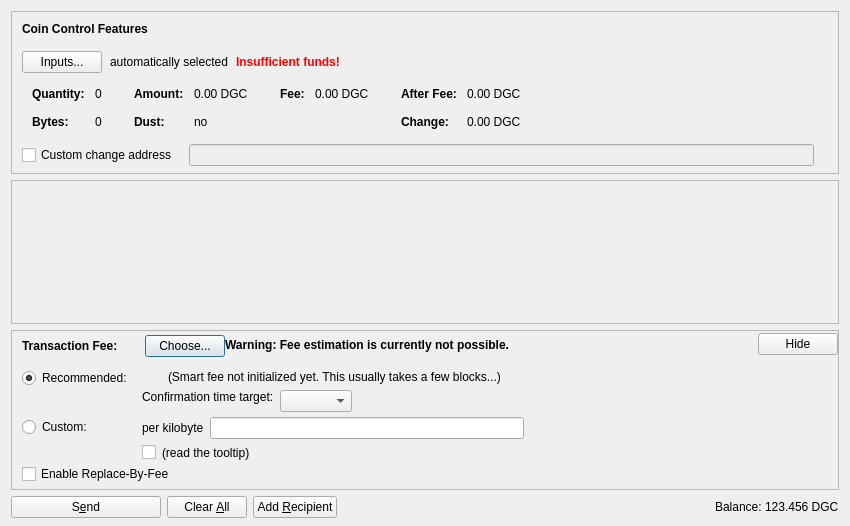
<?xml version="1.0" encoding="UTF-8"?>
<ui version="4.0">
 <class>SendCoinsDialog</class>
 <widget class="QDialog" name="SendCoinsDialog">
  <property name="geometry">
   <rect>
    <x>0</x>
    <y>0</y>
    <width>850</width>
    <height>526</height>
   </rect>
  </property>
  <property name="windowTitle">
   <string>Send Coins</string>
  </property>
  <layout class="QVBoxLayout" name="verticalLayout" stretch="0,1,0,0">
   <property name="bottomMargin">
    <number>8</number>
   </property>
   <item>
    <widget class="QFrame" name="frameCoinControl">
     <property name="sizePolicy">
      <sizepolicy hsizetype="Expanding" vsizetype="Expanding">
       <horstretch>0</horstretch>
       <verstretch>0</verstretch>
      </sizepolicy>
     </property>
     <property name="maximumSize">
      <size>
       <width>16777215</width>
       <height>16777215</height>
      </size>
     </property>
     <property name="frameShape">
      <enum>QFrame::StyledPanel</enum>
     </property>
     <property name="frameShadow">
      <enum>QFrame::Sunken</enum>
     </property>
     <layout class="QVBoxLayout" name="verticalLayoutCoinControl2">
      <property name="spacing">
       <number>0</number>
      </property>
      <property name="leftMargin">
       <number>0</number>
      </property>
      <property name="topMargin">
       <number>0</number>
      </property>
      <property name="rightMargin">
       <number>0</number>
      </property>
      <property name="bottomMargin">
       <number>6</number>
      </property>
      <item>
       <layout class="QVBoxLayout" name="verticalLayoutCoinControl" stretch="0,0,0,0,1">
        <property name="spacing">
         <number>0</number>
        </property>
        <property name="leftMargin">
         <number>10</number>
        </property>
        <property name="topMargin">
         <number>10</number>
        </property>
        <item>
         <layout class="QHBoxLayout" name="horizontalLayoutCoinControl1">
          <property name="bottomMargin">
           <number>15</number>
          </property>
          <item>
           <widget class="QLabel" name="labelCoinControlFeatures">
            <property name="sizePolicy">
             <sizepolicy hsizetype="Preferred" vsizetype="Maximum">
              <horstretch>0</horstretch>
              <verstretch>0</verstretch>
             </sizepolicy>
            </property>
            <property name="font">
             <font>
              <weight>75</weight>
              <bold>true</bold>
             </font>
            </property>
            <property name="styleSheet">
             <string notr="true">font-weight:bold;</string>
            </property>
            <property name="text">
             <string>Coin Control Features</string>
            </property>
           </widget>
          </item>
         </layout>
        </item>
        <item>
         <layout class="QHBoxLayout" name="horizontalLayoutCoinControl2" stretch="0,0,0,0">
          <property name="spacing">
           <number>8</number>
          </property>
          <property name="bottomMargin">
           <number>10</number>
          </property>
          <item>
           <widget class="QPushButton" name="pushButtonCoinControl">
            <property name="styleSheet">
             <string notr="true"/>
            </property>
            <property name="text">
             <string>Inputs...</string>
            </property>
            <property name="autoDefault">
             <bool>false</bool>
            </property>
           </widget>
          </item>
          <item>
           <widget class="QLabel" name="labelCoinControlAutomaticallySelected">
            <property name="text">
             <string>automatically selected</string>
            </property>
            <property name="margin">
             <number>5</number>
            </property>
           </widget>
          </item>
          <item>
           <widget class="QLabel" name="labelCoinControlInsuffFunds">
            <property name="font">
             <font>
              <weight>75</weight>
              <bold>true</bold>
             </font>
            </property>
            <property name="styleSheet">
             <string notr="true">color:red;font-weight:bold;</string>
            </property>
            <property name="text">
             <string>Insufficient funds!</string>
            </property>
            <property name="margin">
             <number>5</number>
            </property>
           </widget>
          </item>
          <item>
           <spacer name="horizontalSpacerCoinControl">
            <property name="orientation">
             <enum>Qt::Horizontal</enum>
            </property>
            <property name="sizeHint" stdset="0">
             <size>
              <width>40</width>
              <height>1</height>
             </size>
            </property>
           </spacer>
          </item>
         </layout>
        </item>
        <item>
         <widget class="QWidget" name="widgetCoinControl" native="true">
          <property name="sizePolicy">
           <sizepolicy hsizetype="Preferred" vsizetype="Preferred">
            <horstretch>0</horstretch>
            <verstretch>0</verstretch>
           </sizepolicy>
          </property>
          <property name="minimumSize">
           <size>
            <width>0</width>
            <height>0</height>
           </size>
          </property>
          <property name="styleSheet">
           <string notr="true"/>
          </property>
          <layout class="QHBoxLayout" name="horizontalLayoutCoinControl5">
           <property name="leftMargin">
            <number>0</number>
           </property>
           <property name="topMargin">
            <number>0</number>
           </property>
           <property name="rightMargin">
            <number>0</number>
           </property>
           <property name="bottomMargin">
            <number>0</number>
           </property>
           <item>
            <layout class="QHBoxLayout" name="horizontalLayoutCoinControl3" stretch="0,0,0,1">
             <property name="spacing">
              <number>20</number>
             </property>
             <property name="topMargin">
              <number>0</number>
             </property>
             <property name="bottomMargin">
              <number>10</number>
             </property>
             <item>
              <layout class="QFormLayout" name="formLayoutCoinControl1">
               <property name="horizontalSpacing">
                <number>10</number>
               </property>
               <property name="verticalSpacing">
                <number>14</number>
               </property>
               <property name="leftMargin">
                <number>10</number>
               </property>
               <property name="topMargin">
                <number>4</number>
               </property>
               <property name="rightMargin">
                <number>6</number>
               </property>
               <item row="0" column="0">
                <widget class="QLabel" name="labelCoinControlQuantityText">
                 <property name="font">
                  <font>
                   <weight>75</weight>
                   <bold>true</bold>
                  </font>
                 </property>
                 <property name="text">
                  <string>Quantity:</string>
                 </property>
                 <property name="margin">
                  <number>0</number>
                 </property>
                </widget>
               </item>
               <item row="0" column="1">
                <widget class="QLabel" name="labelCoinControlQuantity">
                 <property name="cursor">
                  <cursorShape>IBeamCursor</cursorShape>
                 </property>
                 <property name="contextMenuPolicy">
                  <enum>Qt::ActionsContextMenu</enum>
                 </property>
                 <property name="text">
                  <string notr="true">0</string>
                 </property>
                 <property name="margin">
                  <number>0</number>
                 </property>
                 <property name="textInteractionFlags">
                  <set>Qt::LinksAccessibleByMouse|Qt::TextSelectableByKeyboard|Qt::TextSelectableByMouse</set>
                 </property>
                </widget>
               </item>
               <item row="1" column="0">
                <widget class="QLabel" name="labelCoinControlBytesText">
                 <property name="font">
                  <font>
                   <weight>75</weight>
                   <bold>true</bold>
                  </font>
                 </property>
                 <property name="text">
                  <string>Bytes:</string>
                 </property>
                </widget>
               </item>
               <item row="1" column="1">
                <widget class="QLabel" name="labelCoinControlBytes">
                 <property name="cursor">
                  <cursorShape>IBeamCursor</cursorShape>
                 </property>
                 <property name="contextMenuPolicy">
                  <enum>Qt::ActionsContextMenu</enum>
                 </property>
                 <property name="text">
                  <string notr="true">0</string>
                 </property>
                 <property name="textInteractionFlags">
                  <set>Qt::LinksAccessibleByMouse|Qt::TextSelectableByKeyboard|Qt::TextSelectableByMouse</set>
                 </property>
                </widget>
               </item>
              </layout>
             </item>
             <item>
              <layout class="QFormLayout" name="formLayoutCoinControl2">
               <property name="horizontalSpacing">
                <number>10</number>
               </property>
               <property name="verticalSpacing">
                <number>14</number>
               </property>
               <property name="leftMargin">
                <number>6</number>
               </property>
               <property name="topMargin">
                <number>4</number>
               </property>
               <property name="rightMargin">
                <number>6</number>
               </property>
               <item row="0" column="0">
                <widget class="QLabel" name="labelCoinControlAmountText">
                 <property name="font">
                  <font>
                   <weight>75</weight>
                   <bold>true</bold>
                  </font>
                 </property>
                 <property name="text">
                  <string>Amount:</string>
                 </property>
                 <property name="margin">
                  <number>0</number>
                 </property>
                </widget>
               </item>
               <item row="0" column="1">
                <widget class="QLabel" name="labelCoinControlAmount">
                 <property name="cursor">
                  <cursorShape>IBeamCursor</cursorShape>
                 </property>
                 <property name="contextMenuPolicy">
                  <enum>Qt::ActionsContextMenu</enum>
                 </property>
                 <property name="text">
                  <string notr="true">0.00 DGC</string>
                 </property>
                 <property name="textInteractionFlags">
                  <set>Qt::LinksAccessibleByMouse|Qt::TextSelectableByKeyboard|Qt::TextSelectableByMouse</set>
                 </property>
                </widget>
               </item>
               <item row="1" column="0">
                <widget class="QLabel" name="labelCoinControlLowOutputText">
                 <property name="font">
                  <font>
                   <weight>75</weight>
                   <bold>true</bold>
                  </font>
                 </property>
                 <property name="text">
                  <string>Dust:</string>
                 </property>
                </widget>
               </item>
               <item row="1" column="1">
                <widget class="QLabel" name="labelCoinControlLowOutput">
                 <property name="cursor">
                  <cursorShape>IBeamCursor</cursorShape>
                 </property>
                 <property name="contextMenuPolicy">
                  <enum>Qt::ActionsContextMenu</enum>
                 </property>
                 <property name="text">
                  <string notr="true">no</string>
                 </property>
                 <property name="textInteractionFlags">
                  <set>Qt::LinksAccessibleByMouse|Qt::TextSelectableByKeyboard|Qt::TextSelectableByMouse</set>
                 </property>
                </widget>
               </item>
              </layout>
             </item>
             <item>
              <layout class="QFormLayout" name="formLayoutCoinControl3">
               <property name="horizontalSpacing">
                <number>10</number>
               </property>
               <property name="verticalSpacing">
                <number>14</number>
               </property>
               <property name="leftMargin">
                <number>6</number>
               </property>
               <property name="topMargin">
                <number>4</number>
               </property>
               <property name="rightMargin">
                <number>6</number>
               </property>
               <item row="0" column="0">
                <widget class="QLabel" name="labelCoinControlFeeText">
                 <property name="font">
                  <font>
                   <weight>75</weight>
                   <bold>true</bold>
                  </font>
                 </property>
                 <property name="text">
                  <string>Fee:</string>
                 </property>
                 <property name="margin">
                  <number>0</number>
                 </property>
                </widget>
               </item>
               <item row="0" column="1">
                <widget class="QLabel" name="labelCoinControlFee">
                 <property name="cursor">
                  <cursorShape>IBeamCursor</cursorShape>
                 </property>
                 <property name="contextMenuPolicy">
                  <enum>Qt::ActionsContextMenu</enum>
                 </property>
                 <property name="text">
                  <string notr="true">0.00 DGC</string>
                 </property>
                 <property name="textInteractionFlags">
                  <set>Qt::LinksAccessibleByMouse|Qt::TextSelectableByKeyboard|Qt::TextSelectableByMouse</set>
                 </property>
                </widget>
               </item>
              </layout>
             </item>
             <item>
              <layout class="QFormLayout" name="formLayoutCoinControl4">
               <property name="horizontalSpacing">
                <number>10</number>
               </property>
               <property name="verticalSpacing">
                <number>14</number>
               </property>
               <property name="leftMargin">
                <number>6</number>
               </property>
               <property name="topMargin">
                <number>4</number>
               </property>
               <property name="rightMargin">
                <number>6</number>
               </property>
               <item row="0" column="0">
                <widget class="QLabel" name="labelCoinControlAfterFeeText">
                 <property name="font">
                  <font>
                   <weight>75</weight>
                   <bold>true</bold>
                  </font>
                 </property>
                 <property name="text">
                  <string>After Fee:</string>
                 </property>
                 <property name="margin">
                  <number>0</number>
                 </property>
                </widget>
               </item>
               <item row="0" column="1">
                <widget class="QLabel" name="labelCoinControlAfterFee">
                 <property name="cursor">
                  <cursorShape>IBeamCursor</cursorShape>
                 </property>
                 <property name="contextMenuPolicy">
                  <enum>Qt::ActionsContextMenu</enum>
                 </property>
                 <property name="text">
                  <string notr="true">0.00 DGC</string>
                 </property>
                 <property name="textInteractionFlags">
                  <set>Qt::LinksAccessibleByMouse|Qt::TextSelectableByKeyboard|Qt::TextSelectableByMouse</set>
                 </property>
                </widget>
               </item>
               <item row="1" column="0">
                <widget class="QLabel" name="labelCoinControlChangeText">
                 <property name="font">
                  <font>
                   <weight>75</weight>
                   <bold>true</bold>
                  </font>
                 </property>
                 <property name="text">
                  <string>Change:</string>
                 </property>
                </widget>
               </item>
               <item row="1" column="1">
                <widget class="QLabel" name="labelCoinControlChange">
                 <property name="cursor">
                  <cursorShape>IBeamCursor</cursorShape>
                 </property>
                 <property name="contextMenuPolicy">
                  <enum>Qt::ActionsContextMenu</enum>
                 </property>
                 <property name="text">
                  <string notr="true">0.00 DGC</string>
                 </property>
                 <property name="textInteractionFlags">
                  <set>Qt::LinksAccessibleByMouse|Qt::TextSelectableByKeyboard|Qt::TextSelectableByMouse</set>
                 </property>
                </widget>
               </item>
              </layout>
             </item>
            </layout>
           </item>
          </layout>
         </widget>
        </item>
        <item>
         <layout class="QHBoxLayout" name="horizontalLayoutCoinControl4" stretch="0,0,0">
          <property name="spacing">
           <number>12</number>
          </property>
          <property name="sizeConstraint">
           <enum>QLayout::SetDefaultConstraint</enum>
          </property>
          <property name="topMargin">
           <number>5</number>
          </property>
          <property name="rightMargin">
           <number>5</number>
          </property>
          <item>
           <widget class="QCheckBox" name="checkBoxCoinControlChange">
            <property name="toolTip">
             <string>If this is activated, but the change address is empty or invalid, change will be sent to a newly generated address.</string>
            </property>
            <property name="text">
             <string>Custom change address</string>
            </property>
           </widget>
          </item>
          <item>
           <widget class="QValidatedLineEdit" name="lineEditCoinControlChange">
            <property name="enabled">
             <bool>false</bool>
            </property>
            <property name="sizePolicy">
             <sizepolicy hsizetype="Expanding" vsizetype="Fixed">
              <horstretch>0</horstretch>
              <verstretch>0</verstretch>
             </sizepolicy>
            </property>
           </widget>
          </item>
          <item>
           <widget class="QLabel" name="labelCoinControlChangeLabel">
            <property name="sizePolicy">
             <sizepolicy hsizetype="Preferred" vsizetype="Expanding">
              <horstretch>0</horstretch>
              <verstretch>0</verstretch>
             </sizepolicy>
            </property>
            <property name="minimumSize">
             <size>
              <width>0</width>
              <height>0</height>
             </size>
            </property>
            <property name="text">
             <string/>
            </property>
            <property name="margin">
             <number>3</number>
            </property>
           </widget>
          </item>
         </layout>
        </item>
        <item>
         <spacer name="verticalSpacerCoinControl">
          <property name="orientation">
           <enum>Qt::Vertical</enum>
          </property>
          <property name="sizeHint" stdset="0">
           <size>
            <width>800</width>
            <height>1</height>
           </size>
          </property>
         </spacer>
        </item>
       </layout>
      </item>
     </layout>
    </widget>
   </item>
   <item>
    <widget class="QScrollArea" name="scrollArea">
     <property name="widgetResizable">
      <bool>true</bool>
     </property>
     <widget class="QWidget" name="scrollAreaWidgetContents">
      <property name="geometry">
       <rect>
        <x>0</x>
        <y>0</y>
        <width>830</width>
        <height>104</height>
       </rect>
      </property>
      <layout class="QVBoxLayout" name="verticalLayout_2" stretch="0,1">
       <property name="leftMargin">
        <number>0</number>
       </property>
       <property name="topMargin">
        <number>0</number>
       </property>
       <property name="rightMargin">
        <number>0</number>
       </property>
       <property name="bottomMargin">
        <number>0</number>
       </property>
       <item>
        <layout class="QVBoxLayout" name="entries">
         <property name="spacing">
          <number>6</number>
         </property>
        </layout>
       </item>
       <item>
        <spacer name="verticalSpacer">
         <property name="orientation">
          <enum>Qt::Vertical</enum>
         </property>
         <property name="sizeHint" stdset="0">
          <size>
           <width>20</width>
           <height>40</height>
          </size>
         </property>
        </spacer>
       </item>
      </layout>
     </widget>
    </widget>
   </item>
   <item>
    <widget class="QFrame" name="frameFee">
     <property name="sizePolicy">
      <sizepolicy hsizetype="Expanding" vsizetype="Expanding">
       <horstretch>0</horstretch>
       <verstretch>0</verstretch>
      </sizepolicy>
     </property>
     <property name="maximumSize">
      <size>
       <width>16777215</width>
       <height>16777215</height>
      </size>
     </property>
     <property name="frameShape">
      <enum>QFrame::StyledPanel</enum>
     </property>
     <property name="frameShadow">
      <enum>QFrame::Sunken</enum>
     </property>
     <layout class="QVBoxLayout" name="verticalLayoutFee1">
      <property name="spacing">
       <number>0</number>
      </property>
      <property name="leftMargin">
       <number>0</number>
      </property>
      <property name="topMargin">
       <number>0</number>
      </property>
      <property name="rightMargin">
       <number>0</number>
      </property>
      <property name="bottomMargin">
       <number>0</number>
      </property>
      <item>
       <layout class="QVBoxLayout" name="verticalLayoutFee2" stretch="0,0,0">
        <property name="spacing">
         <number>0</number>
        </property>
        <property name="leftMargin">
         <number>10</number>
        </property>
        <property name="topMargin">
         <number>0</number>
        </property>
        <item>
         <layout class="QHBoxLayout" name="horizontalLayoutFee1">
          <property name="bottomMargin">
           <number>0</number>
          </property>
          <item>
           <layout class="QVBoxLayout" name="verticalLayoutFee7">
            <property name="spacing">
             <number>0</number>
            </property>
            <item>
             <spacer name="verticalSpacerSmartFee">
              <property name="orientation">
               <enum>Qt::Vertical</enum>
              </property>
              <property name="sizeType">
               <enum>QSizePolicy::Fixed</enum>
              </property>
              <property name="sizeHint" stdset="0">
               <size>
                <width>1</width>
                <height>4</height>
               </size>
              </property>
             </spacer>
            </item>
            <item>
             <layout class="QHBoxLayout" name="horizontalLayoutSmartFee">
              <property name="spacing">
               <number>10</number>
              </property>
              <item>
               <widget class="QLabel" name="labelFeeHeadline">
                <property name="sizePolicy">
                 <sizepolicy hsizetype="Preferred" vsizetype="Maximum">
                  <horstretch>0</horstretch>
                  <verstretch>0</verstretch>
                 </sizepolicy>
                </property>
                <property name="font">
                 <font>
                  <weight>75</weight>
                  <bold>true</bold>
                 </font>
                </property>
                <property name="styleSheet">
                 <string notr="true">font-weight:bold;</string>
                </property>
                <property name="text">
                 <string>Transaction Fee:</string>
                </property>
               </widget>
              </item>
              <item>
               <widget class="QLabel" name="labelFeeMinimized">
                <property name="text">
                 <string/>
                </property>
               </widget>
              </item>
              <item>
               <widget class="QPushButton" name="buttonChooseFee">
                <property name="text">
                 <string>Choose...</string>
                </property>
               </widget>
              </item>
             </layout>
            </item>
            <item>
             <spacer name="verticalSpacer_5">
              <property name="orientation">
               <enum>Qt::Vertical</enum>
              </property>
              <property name="sizeHint" stdset="0">
               <size>
                <width>1</width>
                <height>1</height>
               </size>
              </property>
             </spacer>
            </item>
           </layout>
          </item>
          <item>
           <widget class="QLabel" name="fallbackFeeWarningLabel">
            <property name="toolTip">
             <string>Using the fallbackfee can result in sending a transaction that will take several hours or days (or never) to confirm. Consider choosing your fee manually or wait until you have validated the complete chain.</string>
            </property>
            <property name="font">
            <font>
                <weight>75</weight>
                <bold>true</bold>
            </font>
            </property>
            <property name="text">
             <string>Warning: Fee estimation is currently not possible.</string>
            </property>
            <property name="wordWrap">
             <bool>false</bool>
            </property>
           </widget>
          </item>
          <item>
           <spacer name="horizontalSpacer_4">
            <property name="orientation">
             <enum>Qt::Horizontal</enum>
            </property>
            <property name="sizeType">
             <enum>QSizePolicy::MinimumExpanding</enum>
            </property>
            <property name="sizeHint" stdset="0">
             <size>
              <width>40</width>
              <height>20</height>
             </size>
            </property>
           </spacer>
          </item>
          <item>
           <widget class="QPushButton" name="buttonMinimizeFee">
            <property name="toolTip">
             <string>collapse fee-settings</string>
            </property>
            <property name="text">
             <string>Hide</string>
            </property>
           </widget>
          </item>
         </layout>
        </item>
        <item>
         <widget class="QFrame" name="frameFeeSelection">
          <layout class="QVBoxLayout" name="verticalLayoutFee12">
           <property name="spacing">
            <number>0</number>
           </property>
           <property name="leftMargin">
            <number>0</number>
           </property>
           <property name="topMargin">
            <number>0</number>
           </property>
           <property name="rightMargin">
            <number>0</number>
           </property>
           <property name="bottomMargin">
            <number>0</number>
           </property>
           <item>
            <layout class="QGridLayout" name="gridLayoutFee">
             <property name="topMargin">
              <number>10</number>
             </property>
             <property name="bottomMargin">
              <number>4</number>
             </property>
             <property name="horizontalSpacing">
              <number>10</number>
             </property>
             <property name="verticalSpacing">
              <number>4</number>
             </property>
             <item row="1" column="1">
              <layout class="QVBoxLayout" name="verticalLayoutFee8">
               <property name="spacing">
                <number>6</number>
               </property>
               <item>
                <layout class="QHBoxLayout" name="horizontalLayoutFee13">
                 <item>
                  <widget class="QLabel" name="labelCustomPerKilobyte">
                   <property name="toolTip">
                    <string>Specify a custom fee per kB (1,000 bytes) of the transaction's virtual size.

Note:  Since the fee is calculated on a per-byte basis, a fee of "100 satoshis per kB" for a transaction size of 500 bytes (half of 1 kB) would ultimately yield a fee of only 50 satoshis.</string>
                   </property>
                   <property name="text">
                    <string>per kilobyte</string>
                   </property>
                  </widget>
                 </item>
                 <item>
                  <widget class="BitcoinAmountField" name="customFee"/>
                 </item>
                 <item>
                  <spacer name="horizontalSpacer_6">
                   <property name="orientation">
                    <enum>Qt::Horizontal</enum>
                   </property>
                   <property name="sizeHint" stdset="0">
                    <size>
                     <width>1</width>
                     <height>1</height>
                    </size>
                   </property>
                  </spacer>
                 </item>
                </layout>
               </item>
               <item>
                <layout class="QHBoxLayout" name="horizontalLayoutFee8">
                 <item>
                  <widget class="QCheckBox" name="checkBoxMinimumFee">
                   <property name="toolTip">
                    <string>Paying only the minimum fee is just fine as long as there is less transaction volume than space in the blocks. But be aware that this can end up in a never confirming transaction once there is more demand for bitcoin transactions than the network can process.</string>
                   </property>
                   <property name="text">
                    <string/>
                   </property>
                  </widget>
                 </item>
                 <item>
                  <widget class="QLabel" name="labelMinFeeWarning">
                   <property name="enabled">
                    <bool>true</bool>
                   </property>
                   <property name="toolTip">
                    <string>Paying only the minimum fee is just fine as long as there is less transaction volume than space in the blocks. But be aware that this can end up in a never confirming transaction once there is more demand for bitcoin transactions than the network can process.</string>
                   </property>
                   <property name="text">
                    <string>(read the tooltip)</string>
                   </property>
                   <property name="margin">
                    <number>5</number>
                   </property>
                  </widget>
                 </item>
                 <item>
                  <spacer name="horizontalSpacer_2">
                   <property name="orientation">
                    <enum>Qt::Horizontal</enum>
                   </property>
                   <property name="sizeHint" stdset="0">
                    <size>
                     <width>1</width>
                     <height>1</height>
                    </size>
                   </property>
                  </spacer>
                 </item>
                </layout>
               </item>
              </layout>
             </item>
             <item row="0" column="0">
              <layout class="QVBoxLayout" name="verticalLayoutFee4" stretch="0,1">
               <item>
                <widget class="QRadioButton" name="radioSmartFee">
                 <property name="text">
                  <string>Recommended:</string>
                 </property>
                 <property name="checked">
                  <bool>true</bool>
                 </property>
                 <attribute name="buttonGroup">
                  <string notr="true">groupFee</string>
                 </attribute>
                </widget>
               </item>
               <item>
                <spacer name="verticalSpacer_2">
                 <property name="orientation">
                  <enum>Qt::Vertical</enum>
                 </property>
                 <property name="sizeHint" stdset="0">
                  <size>
                   <width>1</width>
                   <height>1</height>
                  </size>
                 </property>
                </spacer>
               </item>
              </layout>
             </item>
             <item row="1" column="0">
              <layout class="QVBoxLayout" name="verticalLayoutFee9" stretch="0,1">
               <item>
                <widget class="QRadioButton" name="radioCustomFee">
                 <property name="text">
                  <string>Custom:</string>
                 </property>
                 <attribute name="buttonGroup">
                  <string notr="true">groupFee</string>
                 </attribute>
                </widget>
               </item>
               <item>
                <spacer name="verticalSpacer_6">
                 <property name="orientation">
                  <enum>Qt::Vertical</enum>
                 </property>
                 <property name="sizeHint" stdset="0">
                  <size>
                   <width>1</width>
                   <height>1</height>
                  </size>
                 </property>
                </spacer>
               </item>
              </layout>
             </item>
             <item row="0" column="1">
              <layout class="QVBoxLayout" name="verticalLayoutFee3" stretch="0,0,1">
               <property name="spacing">
                <number>6</number>
               </property>
               <property name="topMargin">
                <number>2</number>
               </property>
               <item>
                <layout class="QHBoxLayout" name="horizontalLayoutFee12">
                 <item>
                  <widget class="QLabel" name="labelSmartFee">
                   <property name="text">
                    <string/>
                   </property>
                   <property name="margin">
                    <number>2</number>
                   </property>
                  </widget>
                 </item>
                 <item>
                  <widget class="QLabel" name="labelFeeEstimation">
                   <property name="text">
                    <string/>
                   </property>
                  </widget>
                 </item>
                 <item>
                  <widget class="QLabel" name="labelSmartFee2">
                   <property name="text">
                    <string>(Smart fee not initialized yet. This usually takes a few blocks...)</string>
                   </property>
                   <property name="margin">
                    <number>2</number>
                   </property>
                  </widget>
                 </item>
                 <item>
                  <spacer name="horizontalSpacer_5">
                   <property name="orientation">
                    <enum>Qt::Horizontal</enum>
                   </property>
                   <property name="sizeHint" stdset="0">
                    <size>
                     <width>1</width>
                     <height>1</height>
                    </size>
                   </property>
                  </spacer>
                 </item>
                </layout>
               </item>
               <item>
                <layout class="QHBoxLayout" name="horizontalLayoutFee9">
                 <item>
                  <layout class="QVBoxLayout" name="verticalLayoutFee6">
                   <item>
                    <widget class="QLabel" name="labelSmartFee3">
                     <property name="text">
                      <string>Confirmation time target:</string>
                     </property>
                     <property name="margin">
                      <number>2</number>
                     </property>
                    </widget>
                   </item>
                   <item>
                    <spacer name="verticalSpacer_3">
                     <property name="orientation">
                      <enum>Qt::Vertical</enum>
                     </property>
                     <property name="sizeHint" stdset="0">
                      <size>
                       <width>1</width>
                       <height>1</height>
                      </size>
                     </property>
                    </spacer>
                   </item>
                  </layout>
                 </item>
                 <item>
                  <layout class="QVBoxLayout" name="verticalLayoutFee5">
                   <property name="rightMargin">
                    <number>30</number>
                   </property>
                   <item>
                    <layout class="QHBoxLayout" name="horizontalLayoutConfTarget">
                     <property name="bottomMargin">
                      <number>0</number>
                     </property>
                     <item>
                      <widget class="QComboBox" name="confTargetSelector"/>
                     </item>
                     <item>
                      <spacer name="horizontalSpacerConfTarget">
                       <property name="orientation">
                        <enum>Qt::Horizontal</enum>
                       </property>
                       <property name="sizeHint" stdset="0">
                        <size>
                         <width>40</width>
                         <height>20</height>
                        </size>
                       </property>
                      </spacer>
                     </item>
                    </layout>
                   </item>
                  </layout>
                 </item>
                </layout>
               </item>
               <item>
                <spacer name="verticalSpacer_4">
                 <property name="orientation">
                  <enum>Qt::Vertical</enum>
                 </property>
                 <property name="sizeHint" stdset="0">
                  <size>
                   <width>1</width>
                   <height>1</height>
                  </size>
                 </property>
                </spacer>
               </item>
              </layout>
             </item>
            </layout>
           </item>
           <item>
            <widget class="QCheckBox" name="optInRBF">
             <property name="text">
              <string>Enable Replace-By-Fee</string>
             </property>
             <property name="toolTip">
              <string>With Replace-By-Fee (BIP-125) you can increase a transaction's fee after it is sent. Without this, a higher fee may be recommended to compensate for increased transaction delay risk.</string>
             </property>
            </widget>
           </item>
          </layout>
         </widget>
        </item>
        <item>
         <spacer name="verticalSpacerFee">
          <property name="orientation">
           <enum>Qt::Vertical</enum>
          </property>
          <property name="sizeHint" stdset="0">
           <size>
            <width>40</width>
            <height>5</height>
           </size>
          </property>
         </spacer>
        </item>
       </layout>
      </item>
     </layout>
    </widget>
   </item>
   <item>
    <layout class="QHBoxLayout" name="horizontalLayout">
     <item>
      <widget class="QPushButton" name="sendButton">
       <property name="minimumSize">
        <size>
         <width>150</width>
         <height>0</height>
        </size>
       </property>
       <property name="toolTip">
        <string>Confirm the send action</string>
       </property>
       <property name="text">
        <string>S&amp;end</string>
       </property>
       <property name="icon">
        <iconset resource="../bitcoin.qrc">
         <normaloff>:/icons/send</normaloff>:/icons/send</iconset>
       </property>
       <property name="autoDefault">
        <bool>false</bool>
       </property>
       <property name="default">
        <bool>false</bool>
       </property>
      </widget>
     </item>
     <item>
      <widget class="QPushButton" name="clearButton">
       <property name="sizePolicy">
        <sizepolicy hsizetype="Minimum" vsizetype="Fixed">
         <horstretch>0</horstretch>
         <verstretch>0</verstretch>
        </sizepolicy>
       </property>
       <property name="toolTip">
        <string>Clear all fields of the form.</string>
       </property>
       <property name="text">
        <string>Clear &amp;All</string>
       </property>
       <property name="icon">
        <iconset resource="../bitcoin.qrc">
         <normaloff>:/icons/remove</normaloff>:/icons/remove</iconset>
       </property>
       <property name="autoDefault">
        <bool>false</bool>
       </property>
      </widget>
     </item>
     <item>
      <widget class="QPushButton" name="addButton">
       <property name="toolTip">
        <string>Send to multiple recipients at once</string>
       </property>
       <property name="text">
        <string>Add &amp;Recipient</string>
       </property>
       <property name="icon">
        <iconset resource="../bitcoin.qrc">
         <normaloff>:/icons/add</normaloff>:/icons/add</iconset>
       </property>
       <property name="autoDefault">
        <bool>false</bool>
       </property>
      </widget>
     </item>
     <item>
      <spacer name="horizontalSpacer">
       <property name="orientation">
        <enum>Qt::Horizontal</enum>
       </property>
       <property name="sizeHint" stdset="0">
        <size>
         <width>40</width>
         <height>20</height>
        </size>
       </property>
      </spacer>
     </item>
     <item>
      <layout class="QHBoxLayout" name="horizontalLayout_2">
       <property name="spacing">
        <number>3</number>
       </property>
       <item>
        <widget class="QLabel" name="label">
         <property name="sizePolicy">
          <sizepolicy hsizetype="Preferred" vsizetype="Fixed">
           <horstretch>0</horstretch>
           <verstretch>0</verstretch>
          </sizepolicy>
         </property>
         <property name="text">
          <string>Balance:</string>
         </property>
        </widget>
       </item>
       <item>
        <widget class="QLabel" name="labelBalance">
         <property name="sizePolicy">
          <sizepolicy hsizetype="Preferred" vsizetype="Fixed">
           <horstretch>0</horstretch>
           <verstretch>0</verstretch>
          </sizepolicy>
         </property>
         <property name="cursor">
          <cursorShape>IBeamCursor</cursorShape>
         </property>
         <property name="text">
          <string notr="true">123.456 DGC</string>
         </property>
         <property name="textInteractionFlags">
          <set>Qt::LinksAccessibleByMouse|Qt::TextSelectableByKeyboard|Qt::TextSelectableByMouse</set>
         </property>
        </widget>
       </item>
      </layout>
     </item>
    </layout>
   </item>
  </layout>
 </widget>
 <customwidgets>
  <customwidget>
   <class>QValidatedLineEdit</class>
   <extends>QLineEdit</extends>
   <header>qt/qvalidatedlineedit.h</header>
  </customwidget>
  <customwidget>
   <class>BitcoinAmountField</class>
   <extends>QLineEdit</extends>
   <header>qt/bitcoinamountfield.h</header>
   <container>1</container>
  </customwidget>
 </customwidgets>
 <resources>
  <include location="../bitcoin.qrc"/>
 </resources>
 <connections/>
 <buttongroups>
  <buttongroup name="groupFee"/>
 </buttongroups>
</ui>
